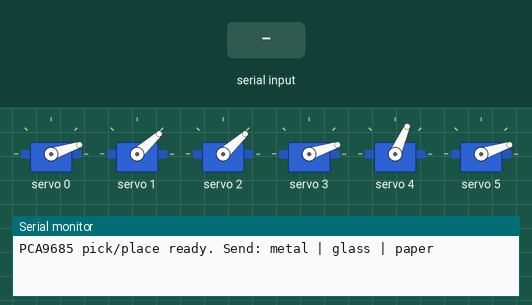
Recording of a sketch running on a simulated Arduino Uno, built with avr-gcc and run on an emulated ATmega328P. Shown: 6 × servo, the last lines printed to the serial monitor. The inputs (shaded band) are chosen by the test bench.

Above: at 1.8 s.
1.9 s: "metal\n" received over Serial
At 4.4 s:
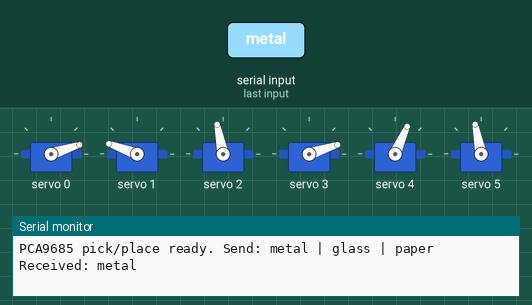
At 7.7 s:
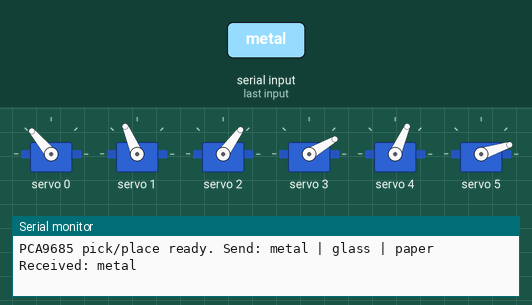
7.9 s: "glass\n" received over Serial
At 10.76 s:
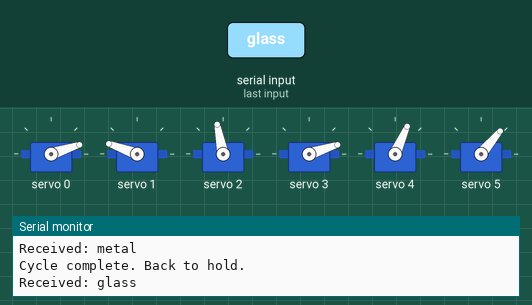
13.9 s: "paper\n" received over Serial
Timing chart, 0 to 23.5 s (numbered marks = the images above; inputs shaded):
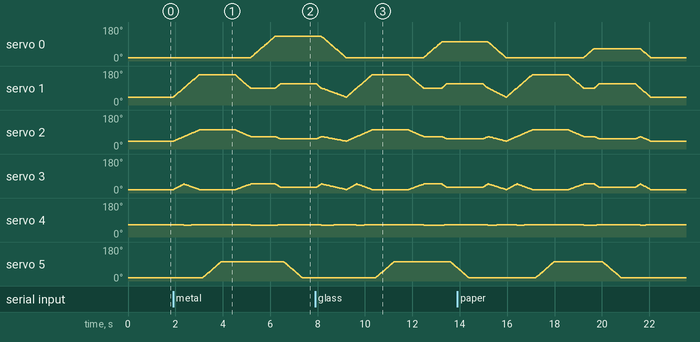

The sketch:

six_dof_pick_place.ino
```cpp
// 6-DOF Pick & Place (PCA9685) — Full sketch (Serial command input only)
// Send one of: "metal\n"  "glass\n"  "paper\n"
// Requires: Adafruit PWM Servo Driver library

#include <Wire.h>
#include <Adafruit_PWMServoDriver.h>

Adafruit_PWMServoDriver pwm = Adafruit_PWMServoDriver();

// ---------- CHANNEL DEFINITIONS ----------
const uint8_t CH_BASE        = 0;
const uint8_t CH_SHOULDER    = 1;
const uint8_t CH_ELBOW       = 2;
const uint8_t CH_WRIST_PITCH = 3;
const uint8_t CH_WRIST_ROLL  = 4;
const uint8_t CH_GRIPPER     = 5;

// ---------- SERVO PULSE CALIBRATION (adjust for your servos) ----------
int SERVOMIN = 150;  // ~500µs
int SERVOMAX = 600;  // ~2500µs

// ---------- MOTION / TIMING ----------
const uint16_t PWM_FREQ = 50;     // 50Hz for servos
int stepDelay = 6;                // ms between micro-steps (smoothness)
int gripDelay = 600;              // time to wait when closing/opening gripper (ms)
int holdDelay = 1600;             // unused for main loop but kept for tuning

// ---------- POSES (angles in degrees 0..180) ----------
// HOME / HOLD (starting position) - tweak as needed
int hold_base        = 0;
int hold_shoulder    = 20;
int hold_elbow       = 20;
int hold_wrist_pitch = 0;
int hold_wrist_roll  = 40;
int hold_gripper    = 0;   // slightly closed

// PICK pose (where the gripper picks object)
int pick_base        = 0;
int pick_shoulder    = 120;
int pick_elbow       = 70;
int pick_wrist_pitch = 0;
int pick_wrist_roll  = 40;
int pick_gripper_open  = 0;
int pick_gripper_close = 70;

// LIFT pose (lift object straight up)
int lift_base        = 0;   // typically same as pick_base or tuned
int lift_shoulder    = 60;
int lift_elbow       = 40;
int lift_wrist_pitch = 25;
int lift_wrist_roll  = 38;

// Default place pose variables (will be set by category)
int place_base        = 0;
int place_shoulder    = 110;
int place_elbow       = 0;
int place_wrist_pitch = 5;
int place_wrist_roll  = 38;
int place_gripper_open_local  = 20;   // same as pick
int place_gripper_close_local = 70;

// ---------- THREE PLACE POSES (tweak these to match your bins) ----------
/* Metal place pose */
const int metal_place_base        = 95;
const int metal_place_shoulder    = 80;
const int metal_place_elbow       = 30;
const int metal_place_wrist_pitch = 10;
const int metal_place_wrist_roll  = 40;

/* Glass place pose */
const int glass_place_base        = 70;
const int glass_place_shoulder    = 80;
const int glass_place_elbow       = 30;
const int glass_place_wrist_pitch = 10;
const int glass_place_wrist_roll  = 40;

/* Paper place pose */
const int paper_place_base        = 40;
const int paper_place_shoulder    = 80;
const int paper_place_elbow       = 30;
const int paper_place_wrist_pitch = 10;
const int paper_place_wrist_roll  = 40;

// ---------- CATEGORY ENUM ----------
enum Category { CAT_NONE = 0, CAT_METAL, CAT_GLASS, CAT_PAPER };
Category currentCategory = CAT_NONE;

// ---------- UTILITY: convert angle (0..180) to PCA9685 ticks (0..4095) ----------
uint16_t angleToTicks(int angle) {
  if (angle < 0) angle = 0;
  if (angle > 180) angle = 180;
  long ticks = map(angle, 0, 180, SERVOMIN, SERVOMAX);
  if (ticks < 0) ticks = 0;
  if (ticks > 4095) ticks = 4095;
  return (uint16_t)ticks;
}

// ---------- MOVE: interpolate all joints simultaneously (linear) ----------
void moveToPose(int baseA, int shoulderA, int elbowA, int wristPitchA, int wristRollA, int gripperA, int delayMs) {
  static int cur_base        = -1;
  static int cur_shoulder    = -1;
  static int cur_elbow       = -1;
  static int cur_wrist_pitch = -1;
  static int cur_wrist_roll  = -1;
  static int cur_gripper     = -1;

  if (cur_base == -1) {
    cur_base        = hold_base;
    cur_shoulder    = hold_shoulder;
    cur_elbow       = hold_elbow;
    cur_wrist_pitch = hold_wrist_pitch;
    cur_wrist_roll  = hold_wrist_roll;
    cur_gripper     = hold_gripper;
  }

  int db = abs(baseA - cur_base);
  int ds = abs(shoulderA - cur_shoulder);
  int de = abs(elbowA - cur_elbow);
  int dwp = abs(wristPitchA - cur_wrist_pitch);
  int dwr = abs(wristRollA - cur_wrist_roll);
  int dg = abs(gripperA - cur_gripper);

  int steps = max(max(max(db, ds), max(de, max(dwp, dwr))), dg);
  if (steps == 0) return;

  for (int s = 1; s <= steps; s++) {
    int nb = cur_base + ((baseA - cur_base) * s) / steps;
    int ns = cur_shoulder + ((shoulderA - cur_shoulder) * s) / steps;
    int ne = cur_elbow + ((elbowA - cur_elbow) * s) / steps;
    int nwp = cur_wrist_pitch + ((wristPitchA - cur_wrist_pitch) * s) / steps;
    int nwr = cur_wrist_roll + ((wristRollA - cur_wrist_roll) * s) / steps;
    int ng = cur_gripper + ((gripperA - cur_gripper) * s) / steps;

    pwm.setPWM(CH_BASE,        0, angleToTicks(nb));
    pwm.setPWM(CH_SHOULDER,    0, angleToTicks(ns));
    pwm.setPWM(CH_ELBOW,       0, angleToTicks(ne));
    pwm.setPWM(CH_WRIST_PITCH, 0, angleToTicks(nwp));
    pwm.setPWM(CH_WRIST_ROLL,  0, angleToTicks(nwr));
    pwm.setPWM(CH_GRIPPER,     0, angleToTicks(ng));

    delay(delayMs);
  }

  cur_base        = baseA;
  cur_shoulder    = shoulderA;
  cur_elbow       = elbowA;
  cur_wrist_pitch = wristPitchA;
  cur_wrist_roll  = wristRollA;
  cur_gripper     = gripperA;
}

// ---------- APPLY HOLD POSE IMMEDIATELY ----------
void applyHoldPose() {
  pwm.setPWM(CH_BASE,        0, angleToTicks(hold_base));
  pwm.setPWM(CH_SHOULDER,    0, angleToTicks(hold_shoulder));
  pwm.setPWM(CH_ELBOW,       0, angleToTicks(hold_elbow));
  pwm.setPWM(CH_WRIST_PITCH, 0, angleToTicks(hold_wrist_pitch));
  pwm.setPWM(CH_WRIST_ROLL,  0, angleToTicks(hold_wrist_roll));
  pwm.setPWM(CH_GRIPPER,     0, angleToTicks(hold_gripper));
}

// ---------- SET CURRENT PLACE POSE BASED ON CATEGORY ----------
void setPlacePoseForCategory(Category cat) {
  if (cat == CAT_METAL) {
    place_base = metal_place_base;
    place_shoulder = metal_place_shoulder;
    place_elbow = metal_place_elbow;
    place_wrist_pitch = metal_place_wrist_pitch;
    place_wrist_roll = metal_place_wrist_roll;
  } else if (cat == CAT_GLASS) {
    place_base = glass_place_base;
    place_shoulder = glass_place_shoulder;
    place_elbow = glass_place_elbow;
    place_wrist_pitch = glass_place_wrist_pitch;
    place_wrist_roll = glass_place_wrist_roll;
  } else if (cat == CAT_PAPER) {
    place_base = paper_place_base;
    place_shoulder = paper_place_shoulder;
    place_elbow = paper_place_elbow;
    place_wrist_pitch = paper_place_wrist_pitch;
    place_wrist_roll = paper_place_wrist_roll;
  }
}

// ---------- PICK & PLACE SEQUENCE (uses current place_* variables) ----------
void pickAndPlaceCycle() {
  // 1) Approach: lift posture above pick spot
  moveToPose(pick_base, lift_shoulder, lift_elbow, lift_wrist_pitch, lift_wrist_roll, pick_gripper_open, stepDelay);

  // 2) Lower to pick pose and orient wrist
  moveToPose(pick_base, pick_shoulder, pick_elbow, pick_wrist_pitch, pick_wrist_roll, pick_gripper_open, stepDelay);

  // 3) Ensure open gripper
  moveToPose(pick_base, pick_shoulder, pick_elbow, pick_wrist_pitch, pick_wrist_roll, pick_gripper_open, stepDelay);
  delay(150);

  // 4) Close gripper (grab)
  moveToPose(pick_base, pick_shoulder, pick_elbow, pick_wrist_pitch, pick_wrist_roll, pick_gripper_close, stepDelay);
  delay(gripDelay);

  // 5) Lift object
  moveToPose(lift_base, lift_shoulder, lift_elbow, lift_wrist_pitch, lift_wrist_roll, pick_gripper_close, stepDelay);

  // 6) Move to place (keeping lift pose)
  moveToPose(place_base, lift_shoulder, lift_elbow, lift_wrist_pitch, lift_wrist_roll, pick_gripper_close, stepDelay);

  // 7) Lower to place pose and orient wrist for placing
  moveToPose(place_base, place_shoulder, place_elbow, place_wrist_pitch, place_wrist_roll, pick_gripper_close, stepDelay);
  delay(150);

  // 8) Open gripper to release
  moveToPose(place_base, place_shoulder, place_elbow, place_wrist_pitch, place_wrist_roll, pick_gripper_open, stepDelay);
  delay(gripDelay);

  // 9) Retract back to lift pose
  moveToPose(place_base, lift_shoulder, lift_elbow, lift_wrist_pitch, lift_wrist_roll, pick_gripper_open, stepDelay);

  // 10) Return to hold/home pose
  moveToPose(hold_base, hold_shoulder, hold_elbow, hold_wrist_pitch, hold_wrist_roll, hold_gripper, stepDelay);
}

// ---------- SETUP & LOOP ----------
void setup() {
  Serial.begin(9600);
  delay(50); // let Serial initialize
  Wire.begin();
  pwm.begin();
  pwm.setPWMFreq(PWM_FREQ);
  delay(200);

  // apply hold pose immediately so servos hold steady on power-up
  applyHoldPose();
  delay(400);

  Serial.println("PCA9685 pick/place ready. Send: metal | glass | paper");
}

void loop() {
  // Only act when serial input is available (serial-only mode)
  if (Serial.available()) {
    String input = Serial.readStringUntil('\n'); // read until newline
    input.trim(); // remove whitespace and \r

    // convert to lowercase
    for (uint16_t i = 0; i < input.length(); i++) input[i] = tolower(input[i]);

    if (input.length() == 0) {
      // ignore empty lines
    } else {
      Serial.print("Received: ");
      Serial.println(input);

      if (input == "metal") {
        currentCategory = CAT_METAL;
      } else if (input == "glass") {
        currentCategory = CAT_GLASS;
      } else if (input == "paper") {
        currentCategory = CAT_PAPER;
      } else {
        currentCategory = CAT_NONE;
      }

      if (currentCategory != CAT_NONE) {
        setPlacePoseForCategory(currentCategory);
        pickAndPlaceCycle();
        Serial.println("Cycle complete. Back to hold.");
      } else {
        Serial.println("Invalid command. Use: metal | glass | paper");
      }
    }
  }

  // small pause to be cooperative with other tasks
  delay(10);
}
```

Measured:
- after the input at 1.9 s, servo 0: moves from 18° to 130° over 1.0 s, starting after 3.3 s; servo 2: rises from 42° to 101° in 1.1 s, then falls to 54° in 3.4 s
- after the input at 7.9 s, servo 5: rises from 18° to 101° in 0.76 s, then falls to 70° in 2.7 s
